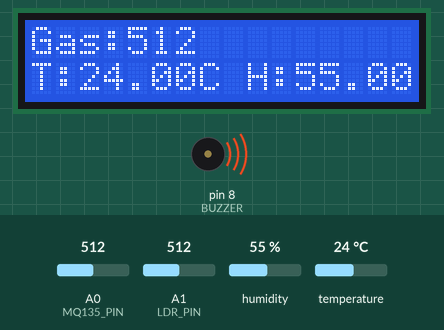
Simulated run of this sketch. Board: Arduino Uno, built with avr-gcc and run on an emulated ATmega328P. Parts: 16×2 character LCD, buzzer (waves = sounding, pin HIGH). Inputs (shaded band) come from the test bench; at power-on: A0 (MQ135_PIN) = 512, humidity 55 %, temperature 24 °C, A1 (LDR_PIN) = 512. What the sketch prints to the serial monitor is not drawn.

Above: at 3.2 s.
3.3 s: A0 (MQ135_PIN) set to 410
At 4.9 s:
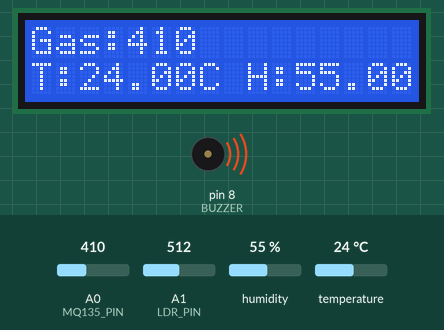
6.0 s: A0 (MQ135_PIN) set to 390
At 7.6 s:
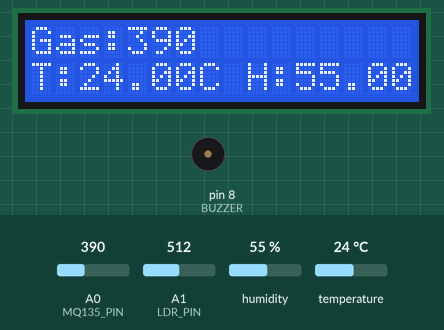
8.7 s: humidity set to 22 %
At 11.4 s:
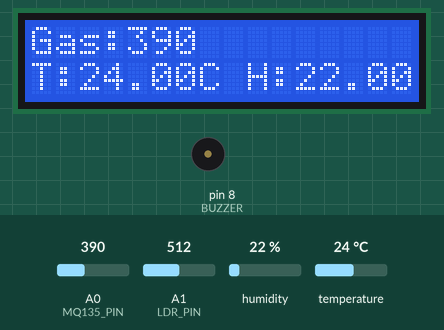
11.7 s: temperature set to 12 °C
At 13.0 s:
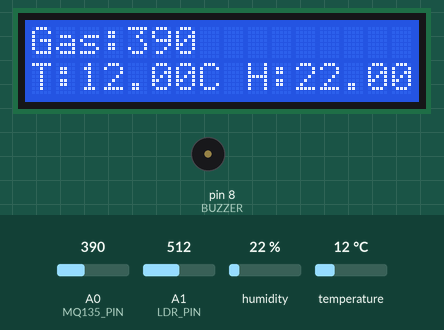
14.4 s: humidity set to 40 %
At 17.0 s:
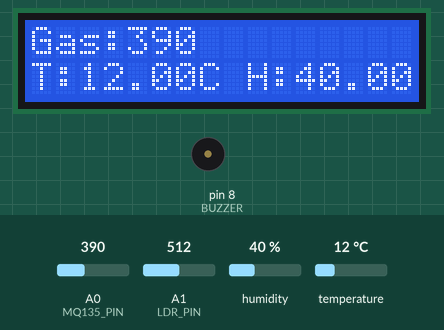
17.8 s: A0 (MQ135_PIN) set to 306
At 19.6 s:
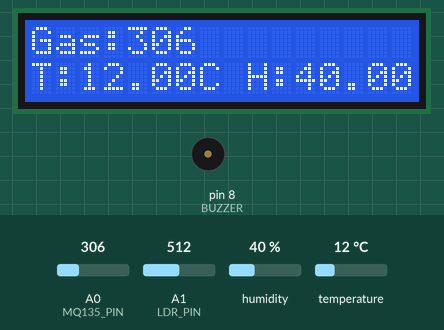
Timing chart, 0 to 21.1 s (numbered marks = the images above; inputs shaded):
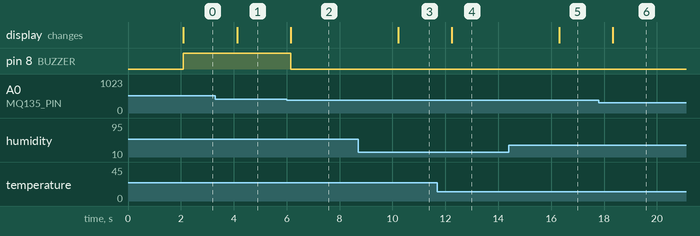

Measured:
- the behaviour switches between 401 and 400 on A0 (MQ135_PIN) (found by bisection; images 1 and 2)
- after the input at 3.3 s, the display: changes after 0.83 s (image 1)
- after the input at 6.0 s, pin 8 (BUZZER): HIGH → LOW after 0.15 s; the display: changes after 0.16 s (image 2)
- after the input at 8.7 s, the display: changes after 1.5 s (image 3)
- after the input at 11.7 s, the display: changes after 0.54 s (image 4)
- after the input at 14.4 s, the display: changes after 1.9 s (image 5)
- after the input at 17.8 s, the display: changes after 0.53 s (image 6)

The sketch:

air_monitor.ino
```cpp
#include <LiquidCrystal.h>
#include <DHT.h>

// Pin definitions
#define MQ135_PIN A0
#define LDR_PIN A1
#define BUZZER 8
#define DHTPIN 7
#define DHTTYPE DHT11

// Initialize LCD (RS, E, D4, D5, D6, D7)
LiquidCrystal lcd(12, 11, 5, 4, 3, 2);

// Initialize DHT sensor
DHT dht(DHTPIN, DHTTYPE);

int gasValue = 0;
int ldrValue = 0;
float temperature;
float humidity;

void setup() {
  Serial.begin(9600);

  lcd.begin(16, 2);
  dht.begin();

  pinMode(BUZZER, OUTPUT);

  lcd.print("Air Monitor");
  delay(2000);
  lcd.clear();
}

void loop() {
  // Read sensors
  gasValue = analogRead(MQ135_PIN);
  ldrValue = analogRead(LDR_PIN);
  temperature = dht.readTemperature();
  humidity = dht.readHumidity();

  // Check if DHT reading failed
  if (isnan(temperature) || isnan(humidity)) {
    Serial.println("DHT Error!");
    lcd.setCursor(0, 0);
    lcd.print("Sensor Error   ");
    delay(2000);
    return;
  }

  // Display Gas Value
  lcd.setCursor(0, 0);
  lcd.print("Gas:");
  lcd.print(gasValue);
  lcd.print("   ");

  // Display Temp & Humidity
  lcd.setCursor(0, 1);
  lcd.print("T:");
  lcd.print(temperature);
  lcd.print("C H:");
  lcd.print(humidity);
  lcd.print("% ");

  // Buzzer condition
  if (gasValue > 400) {   // Threshold
    digitalWrite(BUZZER, HIGH);
  } else {
    digitalWrite(BUZZER, LOW);
  }

  // Serial Monitor (debugging)
  Serial.print("Gas: ");
  Serial.print(gasValue);
  Serial.print(" | Temp: ");
  Serial.print(temperature);
  Serial.print(" | Humidity: ");
  Serial.print(humidity);
  Serial.print(" | LDR: ");
  Serial.println(ldrValue);

  delay(2000);
}
```
